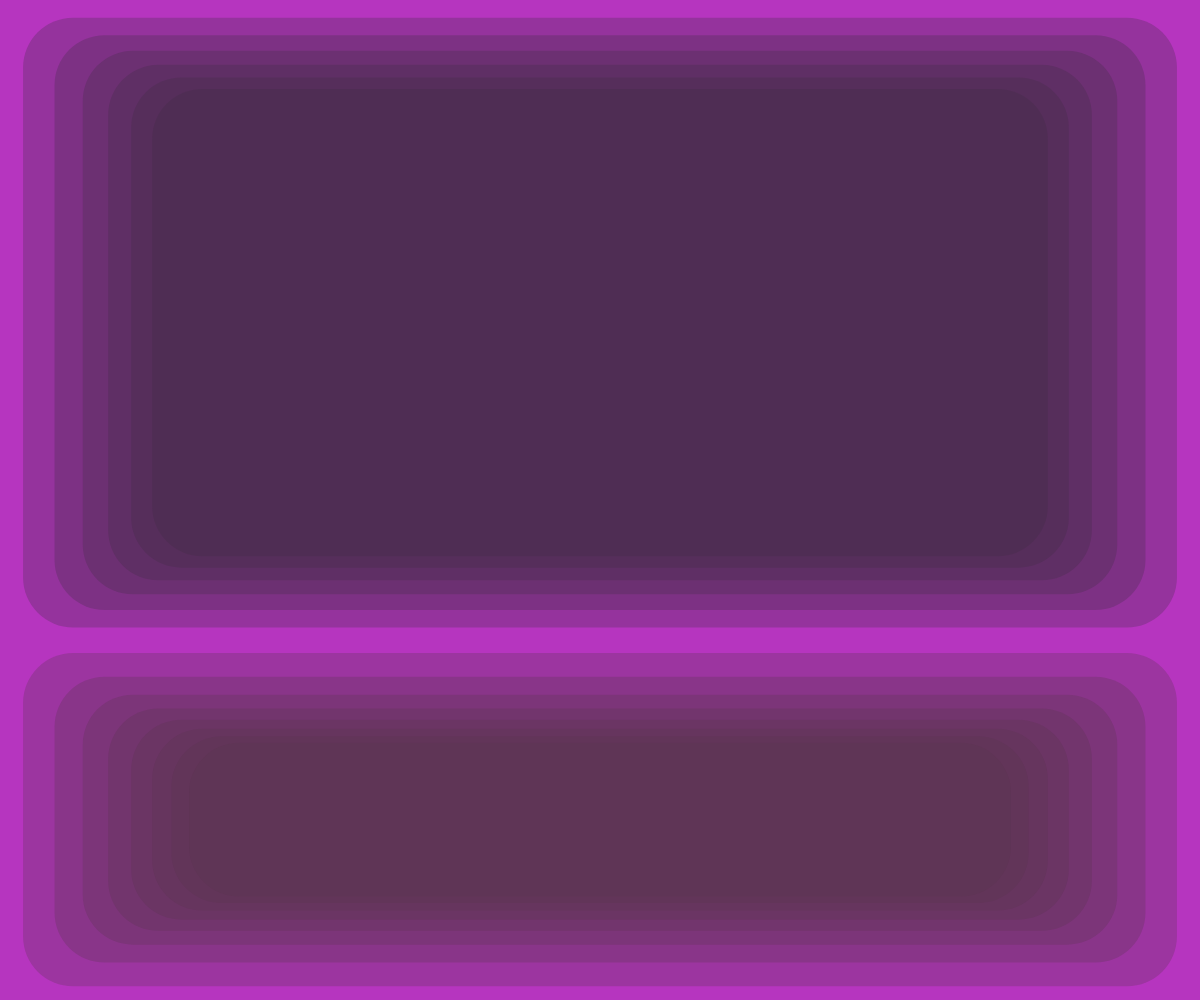
Frame 1 (no input)
Frame 60 (no input): identical to frame 1, image omitted
Frame 120 (the mouse pressed at the canvas centre since frame 60): identical to frame 1, image omitted

The p5.js sketch that drew this single still picture (run headless with seeded random() and noise() and a simulated clock; from frame 60 on, the mouse is pressed at the canvas centre):

// p5.js sketch
// ── sketch.js
var r;
var g;
var b;


function setup() {
  createCanvas(windowWidth, windowHeight);
  r = random(255); // r is a random number between 0 - 255
  g = random(255); // g is a random number betwen  0 - 255
  b = random(255); // b is a random number between 0 - 255
  
  r1 = random(255); // r is a random number between 0 - 255
  g1 = random(255); // g is a random number betwen  0 - 255
  b1 = random(255); // b is a random number between  0 - 255
  
  r2 = random(255); // r is a random number between 0 - 255
  g2 = random(255); // g is a random number betwen  0 - 255
  b2 = random(255); // b is a random number between  0 - 255

 //set rounded corner value
  rounded = 50;

  //set a scale value A
  scaleA=(0.98);
  
  //set a scale value B
  scaleB=(0.92);
  
  //set transparancy
  transparency=70;

}

function draw() {
  //Background get a random color (R, G, B)
  background(r, g, b);
  
 
  
  
//rectangle group top (positiox, postion y, height, width, corners)
  
  
//Idea to test: create 2 invisible rectangles ta relate to the canvas size, the center os thos rectangles qill be used to assign the center of the color field
  

//rectangle color field top1 (positiox, postion y, height, width, corners)
//fill property (r, g, b, alpha)


  
rectMode(CENTER);
  
  //RECT 1
  fill (r2, g2, b2, transparency); 
  noStroke(0);
  rect(windowWidth/2, windowHeight/3.1, windowWidth/1.04, windowHeight/1.64, rounded);
  rect(windowWidth/2, windowHeight/3.1, windowWidth/1.10, windowHeight/1.74, rounded);
  rect(windowWidth/2, windowHeight/3.1, windowWidth/1.16, windowHeight/1.84, rounded);
  rect(windowWidth/2, windowHeight/3.1, windowWidth/1.22, windowHeight/1.94, rounded);
  rect(windowWidth/2, windowHeight/3.1, windowWidth/1.28, windowHeight/2.04, rounded);
  rect(windowWidth/2, windowHeight/3.1, windowWidth/1.34, windowHeight/2.14, rounded);



  
  //RECT 2

fill (r1, g, b1, transparency); 
  noStroke(0);
  rect(windowWidth/2, windowHeight/1.22, windowWidth/1.04, windowHeight/3, rounded);
  rect(windowWidth/2, windowHeight/1.22, windowWidth/1.10, windowHeight/3.5, rounded);
    rect(windowWidth/2, windowHeight/1.22, windowWidth/1.16, windowHeight/4, rounded);
  rect(windowWidth/2, windowHeight/1.22, windowWidth/1.22, windowHeight/4.5, rounded);
    rect(windowWidth/2, windowHeight/1.22, windowWidth/1.28, windowHeight/5, rounded);
  rect(windowWidth/2, windowHeight/1.22, windowWidth/1.34, windowHeight/5.5, rounded);
    rect(windowWidth/2, windowHeight/1.22, windowWidth/1.40, windowHeight/6, rounded);
  rect(windowWidth/2, windowHeight/1.22, windowWidth/1.46, windowHeight/6.5, rounded);
  
  

  
}

function windowResized() {
  resizeCanvas(windowWidth, windowHeight);
}
